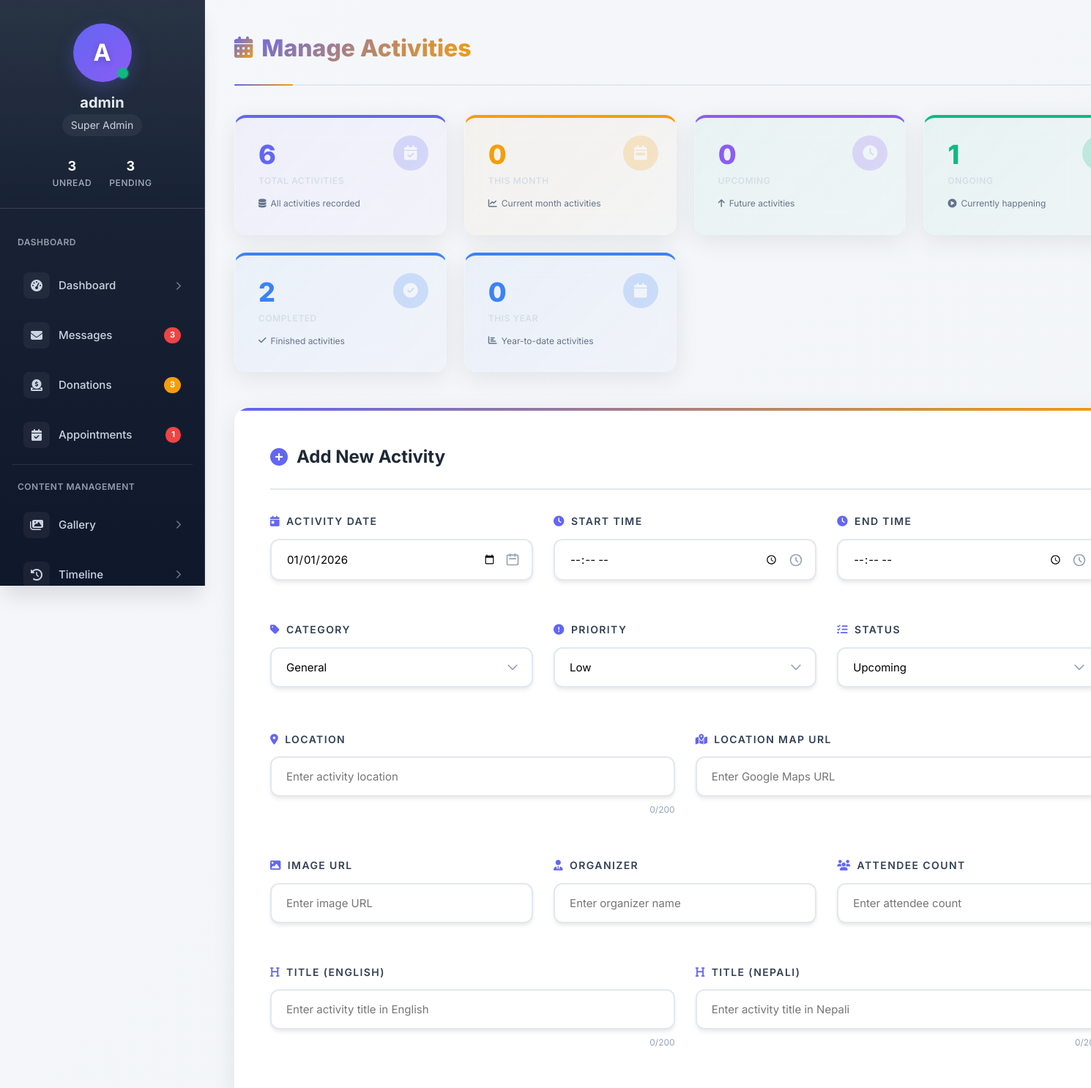
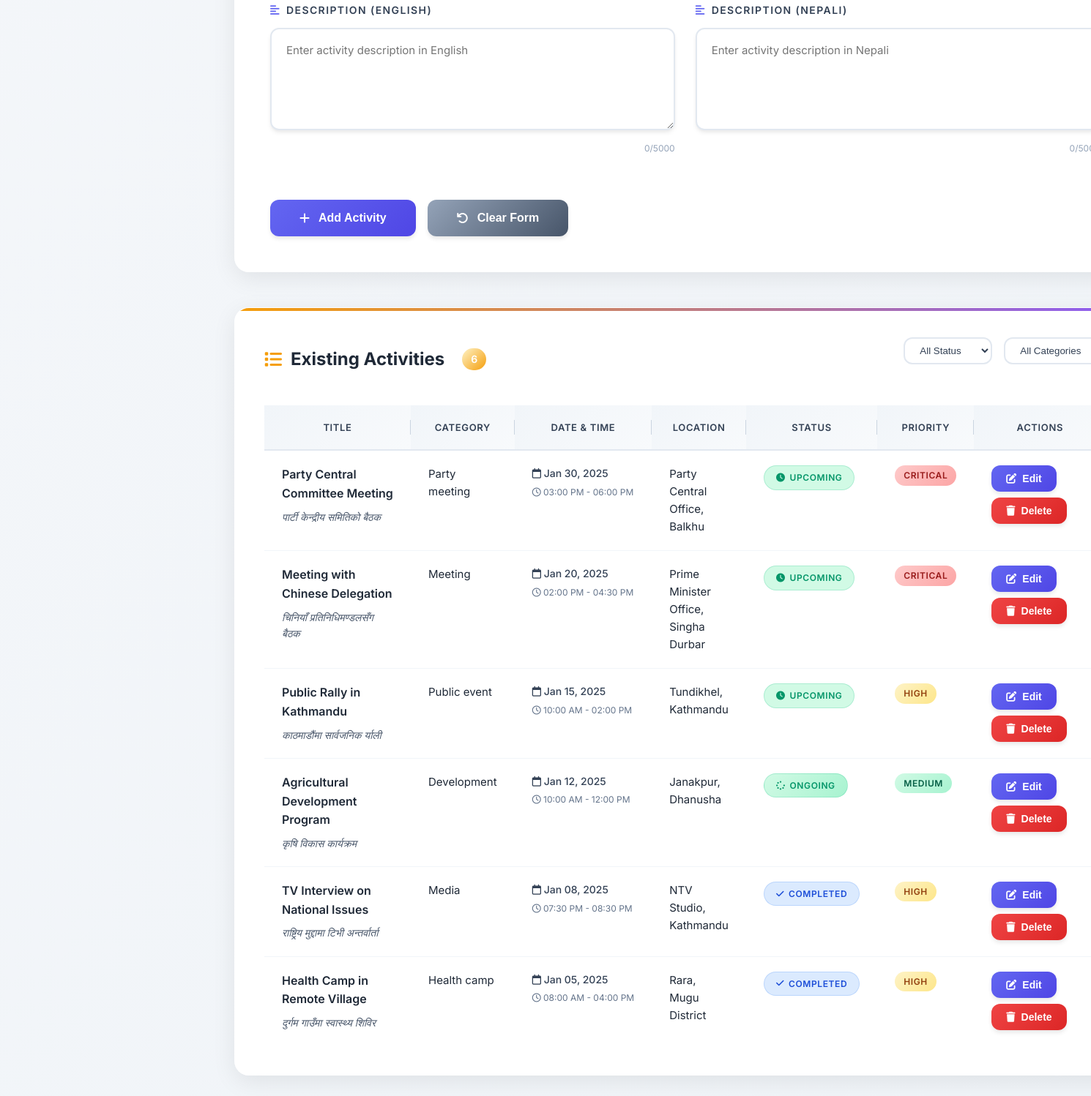
/backend/admin/activities.php (signed in), run on the app's committed database (2 pictures, top to bottom).
### tables this page shows
CREATE TABLE `activities` (
  `id` int(11) NOT NULL,
  `title_en` varchar(255) NOT NULL,
  `title_np` varchar(255) NOT NULL,
  `description_en` text DEFAULT NULL,
  `description_np` text DEFAULT NULL,
  `category` varchar(50) DEFAULT 'general',
  `activity_date` date NOT NULL,
  `start_time` time DEFAULT NULL,
  `end_time` time DEFAULT NULL,
  `location` varchar(255) DEFAULT NULL,
  `location_map` varchar(500) DEFAULT NULL,
  `priority` tinyint(4) DEFAULT 1 COMMENT '1=Low, 2=Medium, 3=High, 4=Critical',
  `status` enum('upcoming','ongoing','completed','cancelled') DEFAULT 'upcoming',
  `image_url` varchar(500) DEFAULT NULL,
  `organizer` varchar(100) DEFAULT NULL,
  `attendee_count` int(11) DEFAULT 0,
  `created_at` timestamp NOT NULL DEFAULT current_timestamp(),
  `updated_at` timestamp NOT NULL DEFAULT current_timestamp() ON UPDATE current_timestamp()
);

### backend/admin/activities.php (the view, shortened to what the rows shown need)
<?php
$activities = [];
try {
    $conn = getPDOConnection();
    $stmt = $conn->query("
        SELECT *,
               DATE_FORMAT(activity_date, '%Y-%m-%d') as formatted_date,
               TIME_FORMAT(start_time, '%H:%i:%s') as formatted_start_time,
               TIME_FORMAT(end_time, '%H:%i:%s') as formatted_end_time
        FROM activities
        ORDER BY activity_date DESC, priority DESC
    ");
    $activities = $stmt->fetchAll(PDO::FETCH_ASSOC);
} catch (PDOException $e) {
    $message = '<i class="fas fa-exclamation-triangle"></i> Error: ' . $e->getMessage();
}
?>
<!DOCTYPE html>
<html lang="en">
<head>
    <link rel="stylesheet" href="https://cdnjs.cloudflare.com/ajax/libs/font-awesome/6.4.0/css/all.min.css">
</head>
<body>
    <div class="admin-container">
        <main class="main-content">
            <div class="page-header">
                <h1><i class="fas fa-calendar-alt"></i> Manage Activities</h1>
            </div>
            <div class="form-container">
                <div class="form-header">
                    <h2><i class="fas fa-plus-circle"></i> Add New Activity</h2>
                </div>
            </div>
            <div class="table-container">
                <div class="table-header">
                    <h2>
                        <i class="fas fa-list"></i> Existing Activities
                        <span class="count-badge"><?php echo count($activities); ?></span>
                    </h2>
                </div>
                <?php if (empty($activities)): ?>
                    <div class="empty-state">
                        <i class="fas fa-calendar-times"></i>
                        <h3>No activities yet</h3>
                        <p>Start by adding your first activity using the form above.</p>
                        <button onclick="document.getElementById('title_en').focus()" class="btn btn-primary">
                            <i class="fas fa-plus"></i> Add First Activity
                        </button>
                    </div>
                <?php else: ?>
                    <div style="overflow-x: auto;">
                        <table class="modern-table" id="activitiesTable">
                            <thead>
                                <tr>
                                    <th>Title</th>
                                    <th>Category</th>
                                    <th>Date & Time</th>
                                    <th>Location</th>
                                    <th>Status</th>
                                    <th>Priority</th>
                                    <th style="min-width: 180px;">Actions</th>
                                </tr>
                            </thead>
                            <tbody>
                                <?php foreach ($activities as $activity):
                                    $activityDate = new DateTime($activity['activity_date']);
                                    $statusClass = $activity['status'] ?? 'upcoming';
                                    $priorityLabels = ['Low', 'Medium', 'High', 'Critical'];
                                    $priorityClass = $activity['priority'] <= 2 ? 'low' : ($activity['priority'] == 3 ? 'medium' : 'high');
                                ?>
                                    <tr class="activity-row <?php echo $statusClass; ?>"
                                        data-status="<?php echo $statusClass; ?>"
                                        data-category="<?php echo $activity['category']; ?>"
                                        data-date="<?php echo $activity['formatted_date']; ?>">
                                        <td class="title-cell">
                                            <div class="activity-title-en"><?php echo htmlspecialchars($activity['title_en']); ?></div>
                                            <?php if ($activity['title_np']): ?>
                                                <div class="activity-title-np"><?php echo htmlspecialchars($activity['title_np']); ?></div>
                                            <?php endif; ?>
                                        </td>
                                        <td>
                                            <?php echo htmlspecialchars(ucfirst(str_replace('_', ' ', $activity['category']))); ?>
                                        </td>
                                        <td class="date-cell">
                                            <div class="activity-date">
                                                <i class="far fa-calendar"></i>
                                                <?php echo $activityDate->format('M d, Y'); ?>
                                            </div>
                                            <?php if ($activity['formatted_start_time'] || $activity['formatted_end_time']): ?>
                                                <div class="activity-time">
                                                    <i class="far fa-clock"></i>
                                                    <?php
                                                        $time = '';
                                                        if ($activity['formatted_start_time']) {
                                                            $time .= date('h:i A', strtotime($activity['formatted_start_time']));
                                                        }
                                                        if ($activity['formatted_end_time']) {
                                                            $time .= ' - ' . date('h:i A', strtotime($activity['formatted_end_time']));
                                                        }
                                                        echo $time;
                                                    ?>
                                                </div>
                                            <?php endif; ?>
                                        </td>
                                        <td>
                                            <?php echo htmlspecialchars($activity['location']); ?>
                                        </td>
                                        <td>
                                            <span class="status-badge status-<?php echo $statusClass; ?>">
                                                <i class="fas fa-<?php
                                                    echo $statusClass === 'upcoming' ? 'clock' :
                                                         ($statusClass === 'ongoing' ? 'spinner' :
                                                         ($statusClass === 'completed' ? 'check' : 'times'));
                                                ?>"></i>
                                                <?php echo ucfirst($statusClass); ?>
                                            </span>
                                        </td>
                                        <td>
                                            <span class="priority-badge priority-<?php echo $priorityClass; ?>">
                                                <?php echo $priorityLabels[$activity['priority'] - 1] ?? 'Low'; ?>
                                            </span>
                                        </td>
                                        <td>
                                            <div class="action-buttons">
                                                <button onclick="editActivity(<?php echo htmlspecialchars(json_encode($activity), ENT_QUOTES, 'UTF-8'); ?>)"
                                                        class="btn btn-sm btn-primary">
                                                    <i class="fas fa-edit"></i> <span>Edit</span>
                                                </button>
                                                <form method="POST" style="display: inline;">
                                                    <button type="submit"
                                                            class="btn btn-sm btn-danger"
                                                            onclick="return confirmDelete('<?php echo addslashes($activity['title_en']); ?>', '<?php echo $activityDate->format('M d, Y'); ?>', event);">
                                                        <i class="fas fa-trash"></i> <span>Delete</span>
                                                    </button>
                                                </form>
                                            </div>
                                        </td>
                                    </tr>
                                <?php endforeach; ?>
                            </tbody>
                        </table>
                    </div>
                <?php endif; ?>
            </div>
        </main>
    </div>
</body>
</html>

### data on the page
activities: title_en "Party Central Committee Meeting", title_np "पार्टी केन्द्रीय समितिको बैठक", category "Party meeting", activity_date "Jan 30, 2025", time "03:00 PM - 06:00 PM", location "Party Central Office, Balkhu", status "UPCOMING", priority "CRITICAL"
activities: title_en "Meeting with Chinese Delegation", title_np "चिनियाँ प्रतिनिधिमण्डलसँग बैठक", category "Meeting", activity_date "Jan 20, 2025", time "02:00 PM - 04:30 PM", location "Prime Minister Office, Singha Durbar", status "UPCOMING", priority "CRITICAL"
activities: title_en "Public Rally in Kathmandu", title_np "काठमाडौंमा सार्वजनिक र्याली", category "Public event", activity_date "Jan 15, 2025", time "10:00 AM - 02:00 PM", location "Tundikhel, Kathmandu", status "UPCOMING", priority "HIGH"
activities: title_en "Agricultural Development Program", title_np "कृषि विकास कार्यक्रम", category "Development", activity_date "Jan 12, 2025", time "10:00 AM - 12:00 PM", location "Janakpur, Dhanusha", status "ONGOING", priority "MEDIUM"
activities: title_en "TV Interview on National Issues", title_np "राष्ट्रिय मुद्दामा टिभी अन्तर्वार्ता", category "Media", activity_date "Jan 08, 2025", time "07:30 PM - 08:30 PM", location "NTV Studio, Kathmandu", status "COMPLETED", priority "HIGH"
activities: title_en "Health Camp in Remote Village", title_np "दुर्गम गाउँमा स्वास्थ्य शिविर", category "Health camp", activity_date "Jan 05, 2025", time "08:00 AM - 04:00 PM", location "Rara, Mugu District", status "COMPLETED", priority "HIGH"

### other printed values
$initial "A"
$username "admin"
$unreadMessages "3"
$pendingDonations "3"
$appointmentsPending "1"
$stats['total'] "6"
$stats['this_month'] "0"
$stats['upcoming'] "0"
$stats['ongoing'] "1"
$stats['completed'] "2"
$stats['this_year'] "0"
count($activities) "6"
